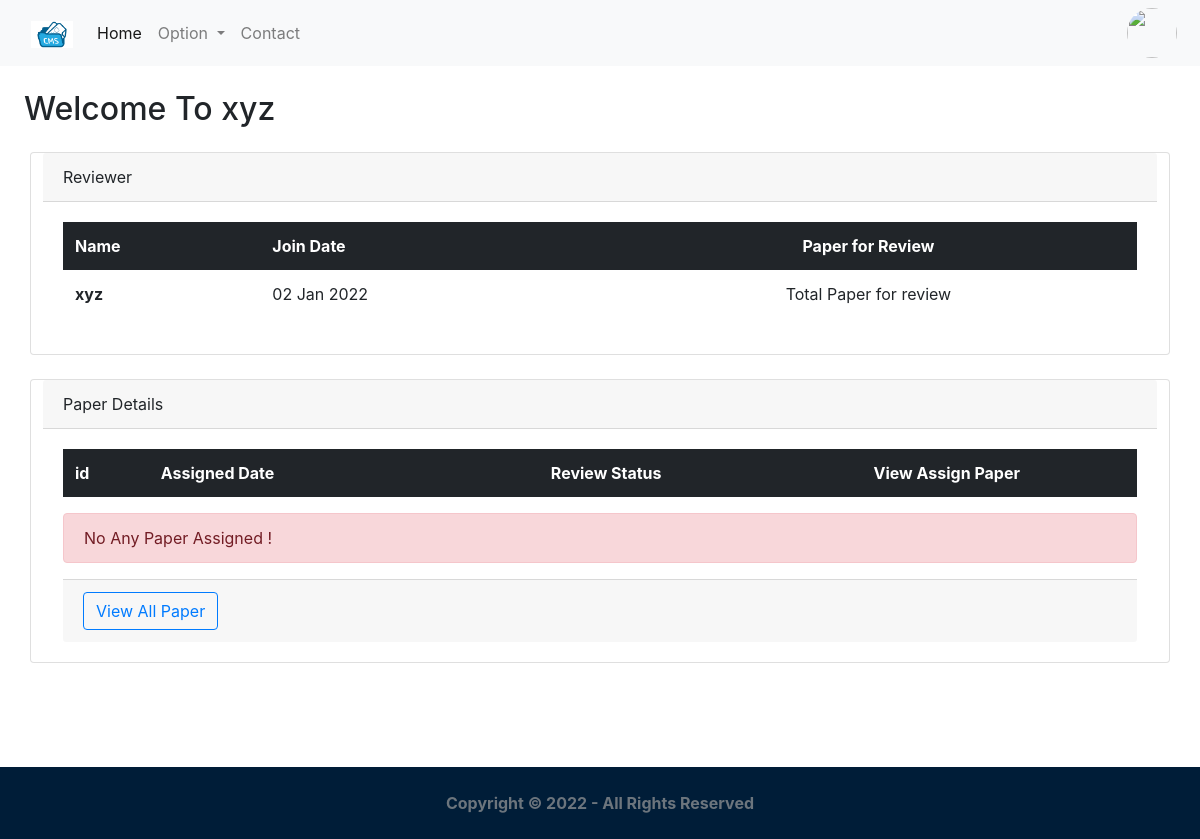
Before: /feed/dashboard (signed in) with the older database file.
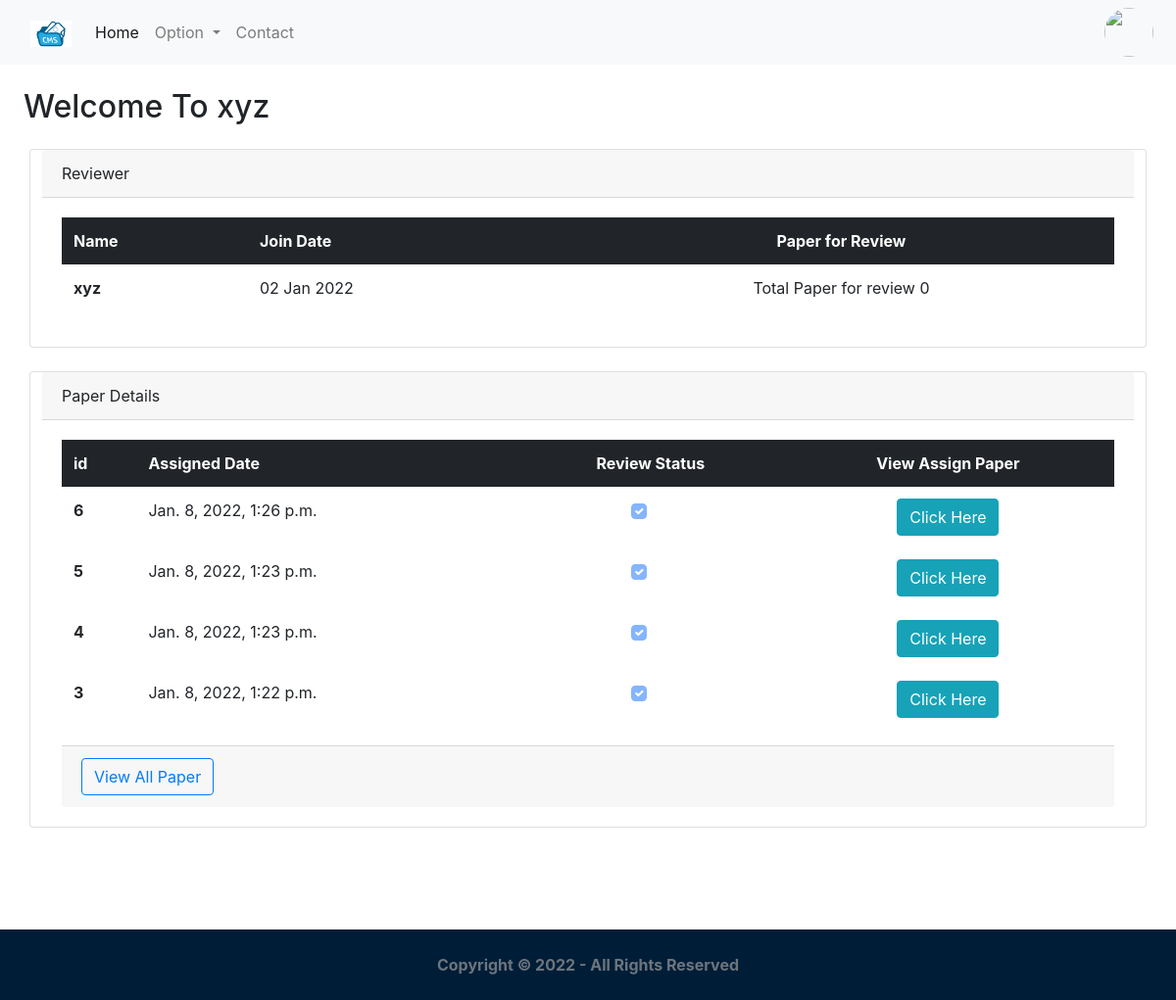
After: the same page with the newer database file.
### core/models.py (models this page shows, shortened)
class PaperAssign(models.Model):
	review = models.ForeignKey(Reviewer,related_name='assigned_paper',on_delete=models.CASCADE)
	created_on = models.DateTimeField(auto_now_add=True)
	updated_on = models.DateTimeField(auto_now=True)
	assign_paper = models.OneToOneField(Paper,related_name='paper_assign',on_delete=models.CASCADE)
	is_review = models.BooleanField(default=False)
	class Meta:
		ordering = ['-created_on']

### core/views.py (the view, shortened to what this page needs)
# urls.py: path('feed/dashboard',login_required(Userhomepage.as_view()),name='home_view'),
class Userhomepage(View):
	template_name='core/feed.html'
	template_name1='core/reviewer.html'
	def get(self,request):
		if Reviewer.objects.filter(user=request.user).exists():
			obj=PaperAssign.objects.filter(review=request.user.reviewer.id)
			pp=obj.exists()
			if pp:
				obj=PaperAssign.objects.filter(review=request.user.reviewer.id)
				result=PaperAssign.objects.filter(Q(review=request.user.reviewer.id) & Q(is_review=False)).values_list('is_review',flat=True).aggregate(total=Count('is_review'))
				obj1=request.user.reviewer.assigned_paper.select_related('assign_paper').annotate(paper=F('assign_paper')).values_list('paper',flat=True)
				context={'mylist': zip(obj, obj1),'result':result}
				return render(request,self.template_name1,context)
			messages.error(request,"No Any Paper Assigned !",extra_tags="error")
			return render(request,self.template_name1)

### core/templates/core/reviewer.html
{% extends 'core/base1.html' %}
{% load static %}
{% block content %}
<h2 class="m-4">Welcome To {{request.user.full_name}}</h2>
<div class="container">
    <div class="row my-4">
        <div class="card">
          <div class="card-header">
            Reviewer
          </div>
          <div class="card-body">
            <table class="table  table-borderless">
              <thead class="table-dark">
                <tr>
                  <th scope="col">Name</th>
                  <th scope="col">Join Date</th>
                  <th scope="col" class="text-center">Paper for Review</th>
                </tr>
              </thead>
              <tbody>
                <tr>
                  <th scope="row">{{request.user.full_name}}</th>
                  <td>{{request.user.created_on|date:"d M Y"}}</td>
                  <td class="text-center">Total Paper for review {{result.total}}</td>
                </tr>
                </tbody>
            </table>
          </div>
        </div>
    </div>
    <div class="row my-4">
        <div class="card">
          <div class="card-header">
            Paper Details
          </div>
          <div class="card-body">
            <table class="table  table-borderless">
              <thead class="table-dark">
                <tr>
                  <th scope="col">id</th>
                  <th scope="col" >Assigned Date</th>
                  <th scope="col" class="text-center">Review Status</th>
                  <th scope="col"  class="text-center">View Assign Paper</th>
                </tr>
              </thead>
              <tbody>
                {% for x,y in mylist %}
                <tr>
                  <th scope="row">{{x.id}}</th>
                  <td>{{x.created_on}}</td>
                  <td class="text-center">
                    {% if x.is_review %}
                      <input class="form-check-input " type="checkbox"  checked disabled>
                    {% else %}
                    <input class="form-check-input " type="checkbox"  disabled>
                    {% endif %}
                  </td>
                  <td class="text-center"><a href="{% url 'update_review_view' y %}"  target="_blank_" class="btn btn-info ">Click Here</a></td>
                </tr>
                {% endfor %}
                </tbody>
            </table>
            {%if messages %}
              {% for message in messages %}
                <div class="alert alert-danger" role='alert'>
                        {{message}}
                </div>
              {% endfor %}
            {% endif %}
            <div class="card-footer">
              <a class="btn btn-outline-primary" href="{% url 'view_all_view' %}">View All Paper</a>
            </div>
          </div>
        </div>
    </div>
</div>
<div style="height:10vh;">
    </div>
{% endblock %}

Changed rows visible on the page:
added PaperAssign: id "6", created_on "Jan. 8, 2022, 1:26 p.m."
added PaperAssign: id "5", created_on "Jan. 8, 2022, 1:23 p.m."
added PaperAssign: id "4", created_on "Jan. 8, 2022, 1:23 p.m."
added PaperAssign: id "3", created_on "Jan. 8, 2022, 1:22 p.m."
Other visible differences:
{{ result.total }}: (not shown) → "0"
list line gone: "No Any Paper Assigned !"
